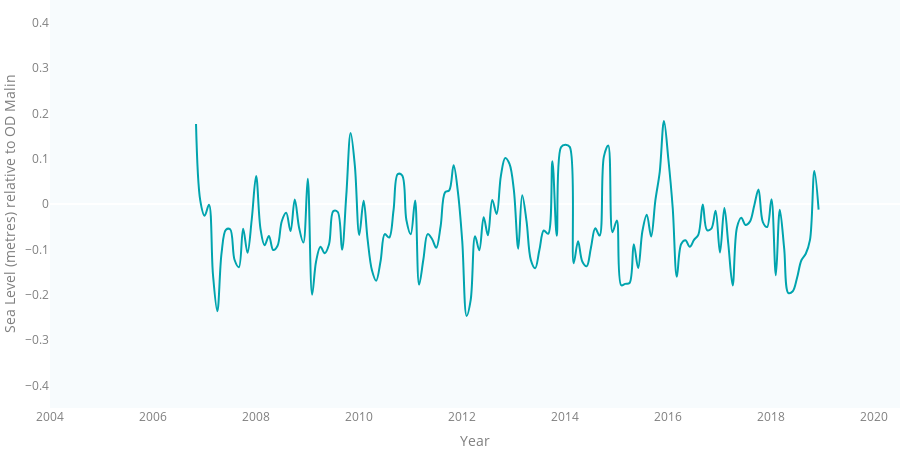

This figure's notebook cell:
### Code cell
# howth harbour
figure_3_7_howthHarbour = make_subplots(specs=[[{'secondary_y': False}]])

figure_3_7_howthHarbour.add_trace(howthHarbourSingleTrace,
            secondary_y=False,)


figure_3_7_howthHarbour.update_layout(TIMESERIES_LAYOUT)
# figure_3_7_ballyglass.update_layout(showlegend = True)


figure_3_7_howthHarbour.update_yaxes(title_text='Sea Level (metres) relative to OD Malin',
                         range=[-0.45, 0.45],
                         showgrid=False,
                         fixedrange=True,
                         showspikes=True,
                        )
figure_3_7_howthHarbour.update_xaxes(title_text='Year',
                         range=['2004-01-01', '2020-06-30'],
#                          tickformat="%Y",
                         showspikes=True,  
                         spikethickness=2
                        )

figure_3_7_howthHarbour.show()

### Figure 1 — Plotly figure (JSON) as saved in the notebook; plotly's stock layout.template omitted (floating-point values rounded to 4 significant figures; data arrays with more than 128 entries replaced by an {"elided": "..."} marker saying what was removed)
{"data": [{"connectgaps": false, "hovertemplate": "%{x}<br>Monthly Average: %{y:.2f} m<extra></extra>", "line": {"color": "#00a4ae", "shape": "spline", "width": 2}, "mode": "lines", "name": "Howth Harbour", "type": "scatter", "x": {"elided": "170 str values"}, "xaxis": "x", "y": {"elided": "170 float values"}, "yaxis": "y"}], "layout": {"font": {"color": "#7f7f7f"}, "height": 450, "hovermode": "closest", "legend": {"bgcolor": "rgba(0,0,0,0)", "itemclick": false, "itemdoubleclick": false, "orientation": "h"}, "margin": {"b": 0, "l": 0, "r": 0, "t": 0}, "paper_bgcolor": "rgba(0,0,0,0)", "plot_bgcolor": "#f7fbfd", "xaxis": {"anchor": "y", "domain": [0, 1], "range": ["2004-01-01", "2020-06-30"], "showgrid": false, "showspikes": true, "spikethickness": 2, "title": {"text": "Year"}}, "yaxis": {"anchor": "x", "domain": [0, 1], "fixedrange": true, "range": [-0.45, 0.45], "showgrid": false, "showspikes": true, "title": {"text": "Sea Level (metres) relative to OD Malin"}}}}
